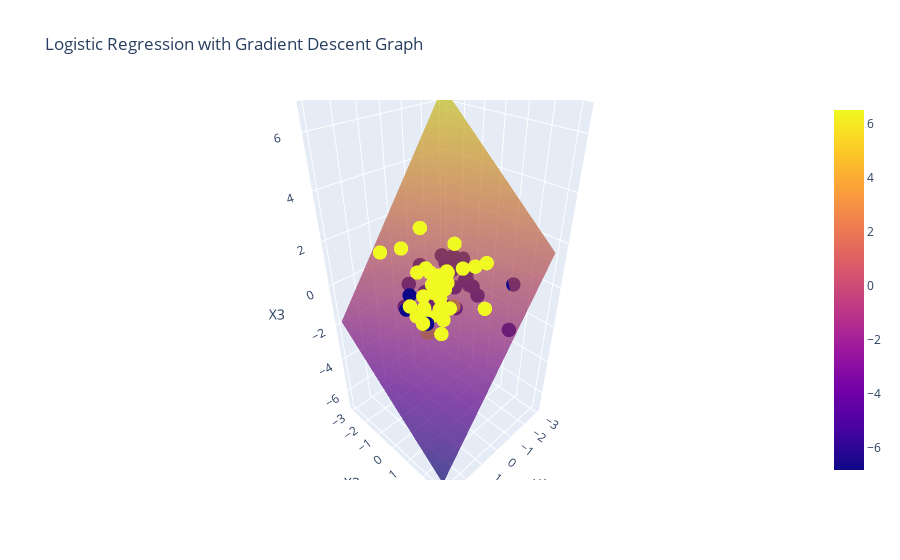

Notebook code for this chart:
### Code cell
fig = go.Figure()

fig.add_trace(go.Scatter3d(
    x=X_train["Temperature Reduced"],
    y=X_train["Precipitation Reduced"],
    z=X_train["Radiation Reduced"],
    mode='markers',
    marker=dict(
        color=y_train.astype(int),
        size=5
    ),
    name='Data Points'
))



x = np.linspace(-3, 3, 50)
y = np.linspace(-3, 3, 50)
x, y = np.meshgrid(x, y)
z = (-theta[0] - theta[1]*x - theta[2]*y) / theta[3]

fig.add_trace(go.Surface(x=x, y=y, z=z, opacity=0.7))

# Update layout
fig.update_layout(
    scene=dict(
        xaxis=dict(title='X1'),
        yaxis=dict(title='X2'),
        zaxis=dict(title='X3')
    ),
    title='Logistic Regression with Gradient Descent Graph'
)

# Show plot
fig.show()

### Figure 1 — Plotly figure (JSON) as saved in the notebook; plotly's stock layout.template omitted (floating-point values rounded to 4 significant figures; data arrays with more than 128 entries replaced by an {"elided": "..."} marker saying what was removed)
{"data": [{"marker": {"color": [0, 0, 0, 0, 1, 1, 0, 1, 1, 0, 1, 0, 0, 1, 0, 1, 1, 1, 0, 0, 1, 1, 1, 0, 1, 1, 1, 0, 0, 0, 1, 0, 0, 1, 1, 1, 1, 0, 1, 0, 0, 1, 1, 1, 0, 1, 1, 1, 0, 0, 1, 0, 0, 1, 1, 1, 0, 0, 1], "size": 5}, "mode": "markers", "name": "Data Points", "type": "scatter3d", "x": [-2.586, 1.178, -0.7684, -2.313, 1.363, 1.934, -1.778, 1.21, 0.8547, -2.622, -0.2589, -0.785, -1.127, 1.734, -1.682, 1.167, 2.813, 2.422, -1.951, -1.976, 0.4008, 1.055, 0.5428, -0.1788, 0.3997, 1.218, 0.961, -1.887, 1.702, -1.382, 0.2417, -2.133, -2.221, 0.1233, 1.504, -0.04214, 0.788, -1.031, 1.103, -0.7646, -1.085, 0.7607, 1.016, 0.892, 1.521, 0.2192, 0.8984, -0.3395, -0.979, -1.596, 1.529, 0.03883, -0.8247, -0.8175, 1.302, 1.43, -0.9512, 0.7404, 0.8763], "y": [-1.169, 0.2989, -1.921, -1.56, 1.387, 1.805, 0.3002, -2.329, -0.04492, -0.7302, 0.3288, -0.288, -0.4807, -0.02479, 2.149, 0.1377, 1.602, 1.454, -1.81, -0.3797, 0.5039, -1.185, 0.3532, -0.6291, -0.8155, 1.556, 0.2921, -0.4532, -0.2883, 2.37, 0.4864, -0.6685, -2.323, -0.1673, 0.2083, 0.1546, 0.3306, -0.8508, 1.009, -2.205, -0.5081, 0.03657, 2.989, 0.3873, -0.2717, 1.227, 0.3213, 1.333, -0.9719, -0.4354, 0.5159, -2.076, -0.08156, -0.1929, 3.176, 0.58, -0.4547, -1.575, 1.1], "z": [-1.502, -1.062, -1.64, -1.963, -0.138, 1.342, -1.207, 1.08, -1.913, -1.661, -0.9536, 0.2645, 0.1036, -0.08222, 0.3122, -0.3791, 0.9637, 0.3459, -0.5644, -1.082, 0.3131, 1.67, -0.6744, -1.276, 2.427, 0.3973, 1.226, -0.3908, -0.4015, -1.658, 0.975, -1.021, -0.5009, 0.4779, 1.437, 0.7531, 0.5706, -2.019, -1.2, -0.3331, 0.7123, -1.124, 1.054, 0.3177, 0.1923, 1.483, 0.6565, 1.364, -0.6665, 0.4044, 0.5553, -0.8774, -1.587, 1.518, 3.048, 1.747, 0.6487, -1.47, 1.112]}, {"opacity": 0.7, "type": "surface", "x": {"elided": "50x50 float values"}, "y": {"elided": "50x50 float values"}, "z": {"elided": "50x50 float values"}}], "layout": {"scene": {"xaxis": {"title": {"text": "X1"}}, "yaxis": {"title": {"text": "X2"}}, "zaxis": {"title": {"text": "X3"}}}, "title": {"text": "Logistic Regression with Gradient Descent Graph"}}}
